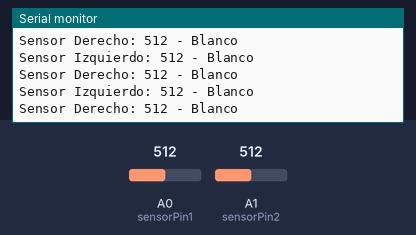
The sketch below on a simulated Arduino Uno, built with avr-gcc and run on an emulated ATmega328P. Parts: the last lines printed to the serial monitor. The inputs (shaded band) are chosen by the test bench; at power-on: A0 (sensorPin1) = 512, A1 (sensorPin2) = 512.

Above: at 5.4 s.
5.5 s: A0 (sensorPin1) set to 108
At 5.87 s:
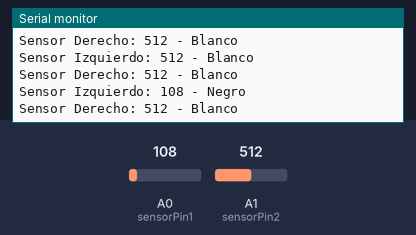
8.5 s: A0 (sensorPin1) set to 94
At 8.88 s:
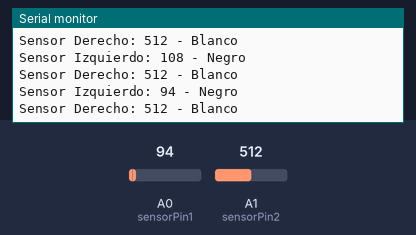
11.5 s: A1 (sensorPin2) set to 105
At 11.88 s:
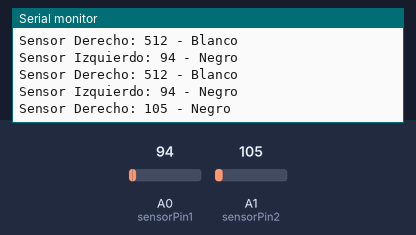
14.5 s: A1 (sensorPin2) set to 91
At 14.89 s:
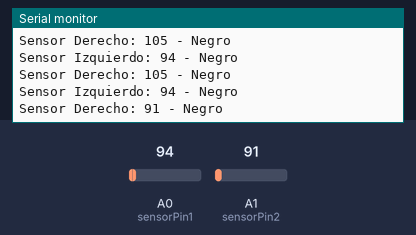

Measured:
- after the input at 5.5 s, the serial monitor: prints a new line after 0.05 s (image 1)
- after the input at 8.5 s, the serial monitor: prints a new line after 0.06 s (image 2)
- after the input at 11.5 s, the serial monitor: prints a new line after 0.09 s (image 3)
- after the input at 14.5 s, the serial monitor: prints a new line after 0.10 s (image 4)

The sketch:

sensorlinea.ino
```cpp
// Definimos los pines de los sensores de línea
const int sensorPin1 = A0;  // Sensor de línea izquierdo
const int sensorPin2 = A1;  // Sensor de línea derecho

int sensorValue1 = 0;  // Variable para guardar la lectura del sensor izquierdo
int sensorValue2 = 0;  // Variable para guardar la lectura del sensor derecho

void setup() {
  // Iniciamos la comunicación serial para ver los resultados
  Serial.begin(9600);
  Serial.println("Iniciando prueba de sensores de línea...");
}

void loop() {
  // Leer los valores de los sensores de línea
  sensorValue1 = analogRead(sensorPin1);
  sensorValue2 = analogRead(sensorPin2);

  // Imprimir los valores en el Monitor Serial
  Serial.print("Sensor Izquierdo: ");
  Serial.print(sensorValue1);
  Serial.print(" - ");
  Serial.println((sensorValue1 < 400) ? "Negro" : "Blanco");

  Serial.print("Sensor Derecho: ");
  Serial.print(sensorValue2);
  Serial.print(" - ");
  Serial.println((sensorValue2 < 400) ? "Negro" : "Blanco");

  // Pequeña pausa para evitar saturación del monitor
  delay(500);
}
```
